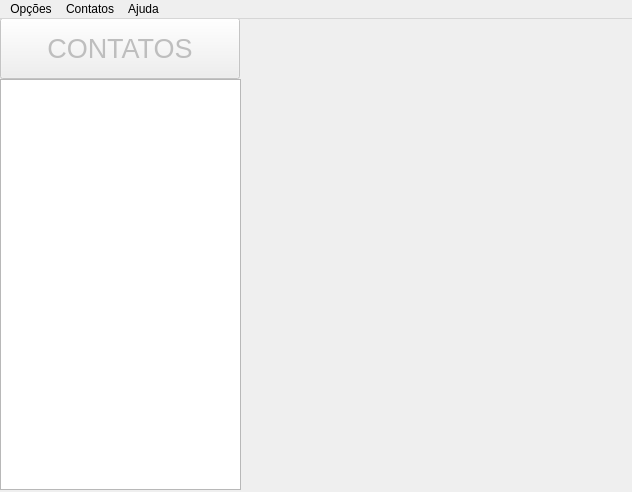
<?xml version="1.0" encoding="UTF-8"?>
<ui version="4.0">
 <author>Gustavo Araújo</author>
 <class>MainWindow</class>
 <widget class="QMainWindow" name="MainWindow">
  <property name="geometry">
   <rect>
    <x>0</x>
    <y>0</y>
    <width>632</width>
    <height>492</height>
   </rect>
  </property>
  <property name="minimumSize">
   <size>
    <width>10</width>
    <height>10</height>
   </size>
  </property>
  <property name="windowTitle">
   <string>Winy</string>
  </property>
  <widget class="QWidget" name="centralWidget">
   <widget class="QPushButton" name="pushButton">
    <property name="enabled">
     <bool>false</bool>
    </property>
    <property name="geometry">
     <rect>
      <x>0</x>
      <y>-1</y>
      <width>240</width>
      <height>61</height>
     </rect>
    </property>
    <property name="font">
     <font>
      <pointsize>20</pointsize>
     </font>
    </property>
    <property name="autoFillBackground">
     <bool>false</bool>
    </property>
    <property name="styleSheet">
     <string notr="true"/>
    </property>
    <property name="text">
     <string>CONTATOS</string>
    </property>
   </widget>
   <widget class="QListWidget" name="listWidget">
    <property name="enabled">
     <bool>true</bool>
    </property>
    <property name="geometry">
     <rect>
      <x>0</x>
      <y>60</y>
      <width>241</width>
      <height>411</height>
     </rect>
    </property>
    <property name="sizePolicy">
     <sizepolicy hsizetype="Expanding" vsizetype="Expanding">
      <horstretch>0</horstretch>
      <verstretch>0</verstretch>
     </sizepolicy>
    </property>
    <property name="minimumSize">
     <size>
      <width>241</width>
      <height>411</height>
     </size>
    </property>
    <property name="maximumSize">
     <size>
      <width>0</width>
      <height>441</height>
     </size>
    </property>
    <property name="font">
     <font>
      <pointsize>13</pointsize>
     </font>
    </property>
    <property name="layoutDirection">
     <enum>Qt::LeftToRight</enum>
    </property>
    <property name="styleSheet">
     <string notr="true"/>
    </property>
    <property name="frameShadow">
     <enum>QFrame::Sunken</enum>
    </property>
    <property name="verticalScrollMode">
     <enum>QAbstractItemView::ScrollPerPixel</enum>
    </property>
    <property name="movement">
     <enum>QListView::Static</enum>
    </property>
    <property name="flow">
     <enum>QListView::TopToBottom</enum>
    </property>
    <property name="resizeMode">
     <enum>QListView::Fixed</enum>
    </property>
    <property name="viewMode">
     <enum>QListView::ListMode</enum>
    </property>
    <property name="modelColumn">
     <number>0</number>
    </property>
    <property name="batchSize">
     <number>100</number>
    </property>
   </widget>
  </widget>
  <widget class="QMenuBar" name="menuBar">
   <property name="geometry">
    <rect>
     <x>0</x>
     <y>0</y>
     <width>632</width>
     <height>21</height>
    </rect>
   </property>
   <widget class="QMenu" name="menuOp_es">
    <property name="title">
     <string>Opções</string>
    </property>
    <addaction name="actionSair"/>
   </widget>
   <widget class="QMenu" name="menuSobre">
    <property name="title">
     <string>Ajuda</string>
    </property>
    <addaction name="actionSobre"/>
   </widget>
   <widget class="QMenu" name="menuContatos">
    <property name="title">
     <string>Contatos</string>
    </property>
    <addaction name="actionAdd"/>
   </widget>
   <addaction name="menuOp_es"/>
   <addaction name="menuContatos"/>
   <addaction name="menuSobre"/>
  </widget>
  <action name="actionSair">
   <property name="text">
    <string>Sair</string>
   </property>
  </action>
  <action name="actionSobre">
   <property name="text">
    <string>Sobre</string>
   </property>
  </action>
  <action name="actionAdd">
   <property name="text">
    <string>Adicionar Contato</string>
   </property>
  </action>
 </widget>
 <layoutdefault spacing="6" margin="11"/>
 <resources/>
 <connections/>
</ui>
